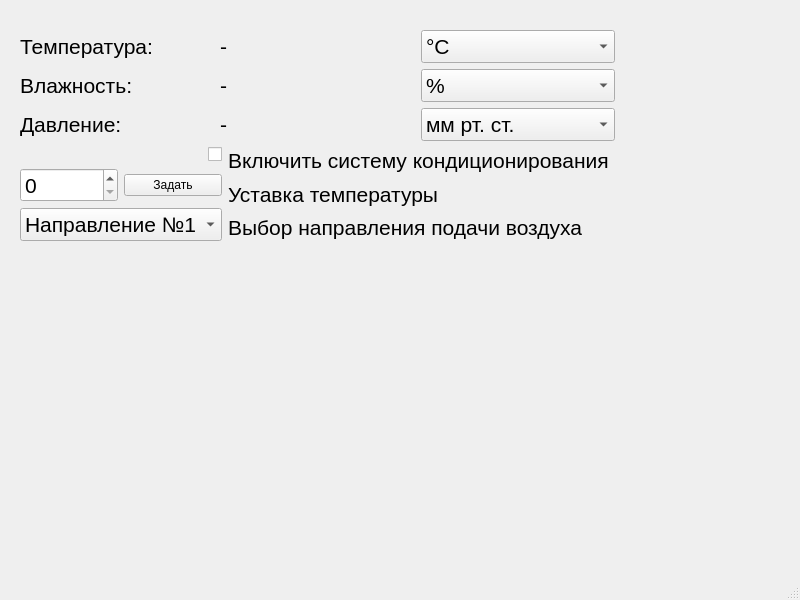
<?xml version="1.0" encoding="UTF-8"?>
<ui version="4.0">
 <class>MainWindow</class>
 <widget class="QMainWindow" name="MainWindow">
  <property name="geometry">
   <rect>
    <x>0</x>
    <y>0</y>
    <width>800</width>
    <height>600</height>
   </rect>
  </property>
  <property name="windowTitle">
   <string>MainWindow</string>
  </property>
  <widget class="QWidget" name="centralwidget">
   <widget class="QWidget" name="layoutWidget">
    <property name="geometry">
     <rect>
      <x>20</x>
      <y>30</y>
      <width>595</width>
      <height>246</height>
     </rect>
    </property>
    <layout class="QVBoxLayout" name="verticalLayout_3">
     <item>
      <layout class="QGridLayout" name="gridLayout">
       <item row="0" column="0">
        <widget class="QLabel" name="label">
         <property name="font">
          <font>
           <pointsize>16</pointsize>
          </font>
         </property>
         <property name="text">
          <string>Температура:</string>
         </property>
        </widget>
       </item>
       <item row="0" column="1">
        <widget class="QLabel" name="label_4">
         <property name="font">
          <font>
           <pointsize>16</pointsize>
          </font>
         </property>
         <property name="text">
          <string>-</string>
         </property>
        </widget>
       </item>
       <item row="0" column="2">
        <widget class="QComboBox" name="comboBox_2">
         <property name="font">
          <font>
           <pointsize>16</pointsize>
          </font>
         </property>
         <item>
          <property name="text">
           <string>°C</string>
          </property>
         </item>
         <item>
          <property name="text">
           <string>°F</string>
          </property>
         </item>
         <item>
          <property name="text">
           <string>К</string>
          </property>
         </item>
        </widget>
       </item>
       <item row="1" column="0">
        <widget class="QLabel" name="label_2">
         <property name="font">
          <font>
           <pointsize>16</pointsize>
          </font>
         </property>
         <property name="text">
          <string>Влажность:</string>
         </property>
        </widget>
       </item>
       <item row="1" column="1">
        <widget class="QLabel" name="label_5">
         <property name="font">
          <font>
           <pointsize>16</pointsize>
          </font>
         </property>
         <property name="text">
          <string>-</string>
         </property>
        </widget>
       </item>
       <item row="2" column="0">
        <widget class="QLabel" name="label_3">
         <property name="font">
          <font>
           <pointsize>16</pointsize>
          </font>
         </property>
         <property name="text">
          <string>Давление:</string>
         </property>
        </widget>
       </item>
       <item row="2" column="1">
        <widget class="QLabel" name="label_6">
         <property name="font">
          <font>
           <pointsize>16</pointsize>
          </font>
         </property>
         <property name="text">
          <string>-</string>
         </property>
        </widget>
       </item>
       <item row="2" column="2">
        <widget class="QComboBox" name="comboBox_3">
         <property name="font">
          <font>
           <pointsize>16</pointsize>
          </font>
         </property>
         <item>
          <property name="text">
           <string>мм рт. ст.</string>
          </property>
         </item>
         <item>
          <property name="text">
           <string>Па</string>
          </property>
         </item>
        </widget>
       </item>
       <item row="1" column="2">
        <widget class="QComboBox" name="comboBox_4">
         <property name="font">
          <font>
           <pointsize>16</pointsize>
          </font>
         </property>
         <item>
          <property name="text">
           <string>%</string>
          </property>
         </item>
        </widget>
       </item>
      </layout>
     </item>
     <item>
      <layout class="QFormLayout" name="formLayout">
       <item row="0" column="0">
        <layout class="QVBoxLayout" name="verticalLayout">
         <item>
          <widget class="QCheckBox" name="checkBox">
           <property name="font">
            <font>
             <pointsize>16</pointsize>
            </font>
           </property>
           <property name="layoutDirection">
            <enum>Qt::RightToLeft</enum>
           </property>
           <property name="text">
            <string/>
           </property>
          </widget>
         </item>
         <item>
          <layout class="QHBoxLayout" name="horizontalLayout">
           <item>
            <widget class="QSpinBox" name="temperSetpoint">
             <property name="font">
              <font>
               <pointsize>16</pointsize>
              </font>
             </property>
            </widget>
           </item>
           <item>
            <widget class="QPushButton" name="pushButton">
             <property name="text">
              <string>Задать</string>
             </property>
            </widget>
           </item>
          </layout>
         </item>
         <item>
          <widget class="QComboBox" name="comboBox">
           <property name="font">
            <font>
             <pointsize>16</pointsize>
            </font>
           </property>
           <item>
            <property name="text">
             <string>Направление №1</string>
            </property>
           </item>
           <item>
            <property name="text">
             <string>Направление №2</string>
            </property>
           </item>
           <item>
            <property name="text">
             <string>Направление №3</string>
            </property>
           </item>
          </widget>
         </item>
        </layout>
       </item>
       <item row="0" column="1">
        <layout class="QVBoxLayout" name="verticalLayout_2">
         <item>
          <widget class="QLabel" name="label_7">
           <property name="font">
            <font>
             <pointsize>16</pointsize>
            </font>
           </property>
           <property name="text">
            <string>Включить систему кондиционирования</string>
           </property>
          </widget>
         </item>
         <item>
          <widget class="QLabel" name="label_8">
           <property name="font">
            <font>
             <pointsize>16</pointsize>
            </font>
           </property>
           <property name="text">
            <string>Уставка температуры</string>
           </property>
          </widget>
         </item>
         <item>
          <widget class="QLabel" name="label_9">
           <property name="font">
            <font>
             <pointsize>16</pointsize>
            </font>
           </property>
           <property name="text">
            <string>Выбор направления подачи воздуха</string>
           </property>
          </widget>
         </item>
        </layout>
       </item>
      </layout>
     </item>
    </layout>
   </widget>
  </widget>
  <widget class="QMenuBar" name="menubar">
   <property name="geometry">
    <rect>
     <x>0</x>
     <y>0</y>
     <width>800</width>
     <height>20</height>
    </rect>
   </property>
  </widget>
  <widget class="QStatusBar" name="statusbar"/>
 </widget>
 <resources/>
 <connections/>
</ui>
